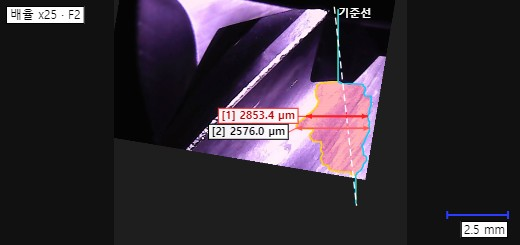
#> input picture test/data/req261002/rep_0.jpeg, 520 x 245 px
$ python -i label_mudestreda.py   (imports and definitions only)   (older library calls are emulated)
#> lines starting #> are read from the running program, lines starting #| are printed output that depends on the picture
"""Semi-automatic masks for Mudestreda tool images (1550x500 microscope, flank face on top, blurred background below).

Per column: cutting edge row = texture step (tool is textured, background is smooth), fitted by a robust line + local
refinement. Wear land (class 2) = contiguous band directly above the edge whose pixels deviate from the intact flank
statistics (bright worn land and the dark wear-boundary groove). Classes: 0 background, 1 tool, 2 flank wear.
Writes processed/{images,masks}/mud_<id>.png and a per-image json with the band stats; QA overlays separately.
  python label_mudestreda.py <root> [--limit N]
"""
import argparse, glob, json, os
import cv2, numpy as np


def local_std(g, k=9):
    g = g.astype(np.float32)
    m = cv2.blur(g, (k, k)); m2 = cv2.blur(g * g, (k, k))
    return np.sqrt(np.maximum(m2 - m * m, 0))


def edge_rows(img):
    g = cv2.cvtColor(img, cv2.COLOR_BGR2GRAY)
    s = local_std(g, 9)
    h, w = g.shape
    # background below the edge: low texture. Column score: rows where texture above/below differs most
    cs = np.cumsum(s, axis=0)
    rows = np.arange(20, h - 20)
    e = np.zeros(w, np.float32)
    for x0 in range(0, w, 8):
        col = s[:, x0:x0 + 8].mean(1)
        c = np.cumsum(col)
        above = (c[rows] - c[rows - 20]) / 20
        below = (c[rows + 20] - c[rows]) / 20
        score = above - below
        e[x0:x0 + 8] = rows[np.argmax(score)]
    # robust line fit (edge is straight in these images)
    xs = np.arange(w)
    good = np.ones(w, bool)
    for _ in range(5):
        p = np.polyfit(xs[good], e[good], 1)
        r = e - np.polyval(p, xs)
        good = np.abs(r) < max(4, 2.5 * np.median(np.abs(r[good])) + 1)
    line = np.polyval(p, xs)
    # local refinement: strongest vertical intensity gradient within +-6 px of the line (edge is a bright rim)
    gy = cv2.Sobel(cv2.GaussianBlur(g, (5, 5), 0).astype(np.float32), cv2.CV_32F, 0, 1, ksize=5)
    ref = np.zeros(w, np.float32)
    for x in range(w):
        y0 = int(round(line[x])); a, b = max(0, y0 - 6), min(h, y0 + 7)
        ref[x] = a + np.argmax(np.abs(gy[a:b, x]))
    ref = cv2.medianBlur(ref.reshape(1, -1).astype(np.float32), 5).ravel() if w > 5 else ref
    return line, ref, p


# [56 lines left out: function wear_band, not called in this run]


def wear_band_dp(img, edge, maxh=100, ref=(110, 200), step=4, lam=0.6, conf_thr=-1.6, gap_fill=320, aclip=4.0, local_ref=True):
    """v2: trace the wear-land upper boundary (dark groove / bright-land -> striated-flank step) as one smooth path by
    dynamic programming over columns, so the band does not stop where the groove fades.
    Returns (heights, uncertain): per-column band height in px, and a bool per column where wear is likely but the
    boundary is not confidently seen (-> label 255 = ignore instead of calling it intact tool)."""
    lab = cv2.cvtColor(img, cv2.COLOR_BGR2LAB).astype(np.float32)
    L = cv2.GaussianBlur(lab[..., 0], (3, 3), 0)
    h, w = L.shape
    ys = []; mus = np.full(w, np.nan, np.float32)
    for x in range(0, w, 4):
        e = int(edge[x]); a, b = max(0, e - ref[1]), max(0, e - ref[0])
        if b > a: ys.append(L[a:b, x]); mus[x] = np.median(L[a:b, x])
    refv = np.concatenate(ys) if ys else L.ravel()
    mu, sd = np.median(refv), 1.4826 * np.median(np.abs(refv - np.median(refv))) + 1e-3
    if local_ref:
        # illumination drifts along the edge: per-column flank level (running median over ~200 px) instead of one value
        xs_ = np.flatnonzero(~np.isnan(mus))
        mcol = np.interp(np.arange(w), xs_, mus[xs_])
        k = 101; pad = np.pad(mcol, k // 2, mode='edge')
        mu = np.array([np.median(pad[i:i + k]) for i in range(0, w)], np.float32)[None, :]
    Lx = cv2.blur(L, (25, 1))
    zx = (Lx - mu) / sd
    # anomaly = |deviation| from the intact striated flank (dark groove or bright/brown land); the edge rim and the
    # background (rows below edge-3) are zeroed so the rim cannot pose as a land. Boundary = anomalous below, normal above.
    A = np.clip(np.abs(zx), 0, aclip)
    A[np.arange(h)[:, None] > (edge[None, :] - 3)] = 0
    k = np.ones((8, 1), np.float32) / 8
    Abelow = cv2.filter2D(A, -1, k, anchor=(0, 0), borderType=cv2.BORDER_CONSTANT)   # mean over rows y..y+7
    Aabove = cv2.filter2D(A, -1, k, anchor=(0, 7), borderType=cv2.BORDER_CONSTANT)   # mean over rows y-7..y
    xs = np.arange(0, w, step)
    ds = np.arange(6, maxh)
    C = np.full((len(xs), len(ds)), 5.0, np.float32)
    for i, x in enumerate(xs):
        e = int(round(edge[x])); yy = e - ds
        ok = (yy >= 4) & (yy < h - 4)
        C[i, ok] = -(Abelow[yy[ok] + 1, x] - Aabove[yy[ok] - 1, x])
    # DP with |dd| <= 3 states per step, linear penalty
    n, m = C.shape
    acc = C[0].copy(); bp = np.zeros((n, m), np.int16)
    for i in range(1, n):
        best = np.full(m, np.inf, np.float32); arg = np.zeros(m, np.int16)
        for dd in range(-3, 4):
            sh = np.full(m, np.inf, np.float32)
            if dd >= 0: sh[dd:] = acc[:m - dd]
            else: sh[:dd] = acc[-dd:]
            sh = sh + lam * abs(dd)
            better = sh < best; best[better] = sh[better]; arg[better] = (np.arange(m) - dd)[better]
        acc = best + C[i]; bp[i] = arg
    path = np.zeros(n, np.int32); path[-1] = int(np.argmin(acc))
    for i in range(n - 1, 0, -1): path[i - 1] = bp[i, path[i]]
    cost = C[np.arange(n), path]
    conf = np.convolve(cost, np.ones(15) / 15, mode='same')      # ~60 px window
    good = conf < conf_thr
    hd = ds[path].astype(np.float32)
    # runs of confident columns; fill short low-confidence gaps between confident runs
    on = good.copy(); gmax = gap_fill // step
    idx = np.flatnonzero(on)
    if len(idx):
        for a_, b_ in zip(idx[:-1], idx[1:]):
            if 1 < b_ - a_ <= gmax: on[a_:b_] = True
    # drop short isolated runs (< 60 px)
    i = 0
    while i < n:
        if on[i]:
            j = i
            while j < n and on[j]: j += 1
            if (j - i) * step < 60: on[i:j] = False
            i = j
        else: i += 1
    unc = np.zeros(n, bool)
    idx = np.flatnonzero(on)
    if len(idx):
        lo, hi = idx[0], idx[-1]
        # long gaps inside the worn span and the tail to the right border: wear likely, boundary unseen -> ignore
        inside = np.zeros(n, bool); inside[lo:hi + 1] = True
        unc = inside & ~on
        tail = np.arange(n) > hi
        # wear runs along the engaged edge to the image border; its boundary there is unseen -> whole tail ignored,
        # at least as high as the typical confident land so no worn pixel is left labelled as intact tool
        if tail.any() and (n - hi) * step > 40: unc |= tail
        hd = np.where(unc, np.maximum(hd, np.median(hd[on]) + 4), hd)
    hts = np.where(on | unc, hd, 0)
    heights = np.interp(np.arange(w), xs, hts).astype(np.float32)
    uncertain = np.interp(np.arange(w), xs, unc.astype(np.float32)) > 0.5
    known = np.interp(np.arange(w), xs, on.astype(np.float32)) > 0.5
    heights[~(known | uncertain)] = 0
    heights[:40] = 0; heights[-8:] = 0; uncertain[:40] = False
    return heights, uncertain


# [19 lines left out: function adhesion, not called in this run]


# Manual QA 2026-09-29 (worker-data3, zoomed edge strips of every image):
# DROP = the traced band misses visible wear or covers a glint/chip -> not used; BREAKAGE = the band is a fractured edge
# (large chip), so it is class 3, not flank wear.
DROP = {'T3R13B1', 'T4R14B4', 'T5R11B2', 'T5R12B4', 'T7R6B2', 'T9R6B3', 'T9R13B3', 'T9R13B4'}
BREAKAGE = {'T8R13B1', 'T8R13B2', 'T8R13B3', 'T8R13B4'}


# [8 lines left out: function state_labels, not called in this run]


def label(path, state=''):
#> called with path = '../../test/data/req261002/rep_0.jpeg', state = ''
    img = cv2.imread(path)
#> img is the input picture: shape (245, 520, 3); mean B, G, R 52, 43.4, 51.2
    h, w = img.shape[:2]
#> h = 245; w = 520
    line, edge, p = edge_rows(img)
#> in local_std, `m = cv2.blur(g, (k, k))`:
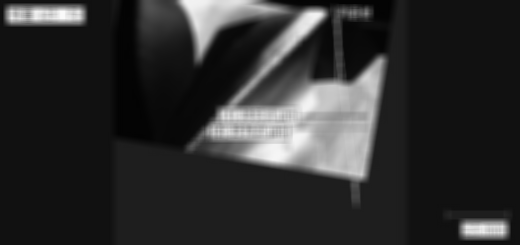
#> m: shape (245, 520) float32; min 3.79, max 250.8, mean 46.7
#> in local_std, `m2 = cv2.blur(g * g, (k, k))`:
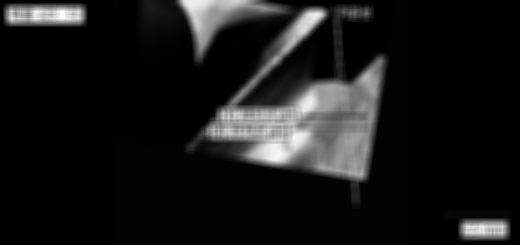
#> m2: shape (245, 520) float32; min 14.96, max 63342.1, mean 6255.6; drawn with min black and max white
#> in local_std, `return np.sqrt(np.maximum(m2 - m * m, 0))`:
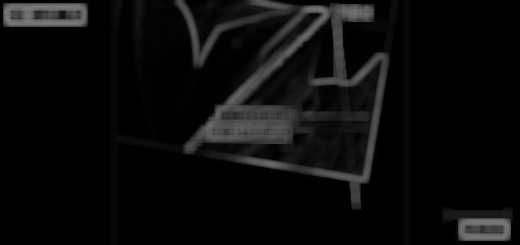
#> returned value: shape (245, 520) float32; min 0, max 121, mean 11.3
#> in edge_rows, `cs = np.cumsum(s, axis=0)`:
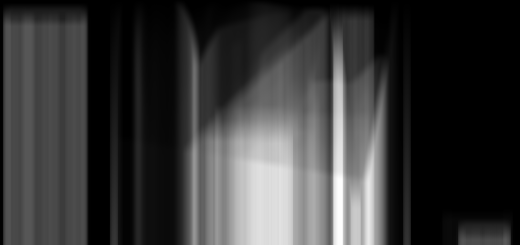
#> cs: shape (245, 520) float32; min 0, max 7757.4, mean 1721.9; drawn with min black and max white
#> after the loop in edge_rows, `for x0 in range(0, w, 8):`: e = 520 values, max 224 at index 432, min 20 at index 96, mean 77
#> in edge_rows, `line = np.polyval(p, xs)`: line = 520 values from 66.2 to 87.8
#> in edge_rows, `gy = cv2.Sobel(cv2.GaussianBlur(g, (5, 5), 0).astype(np.float32), cv2...`:
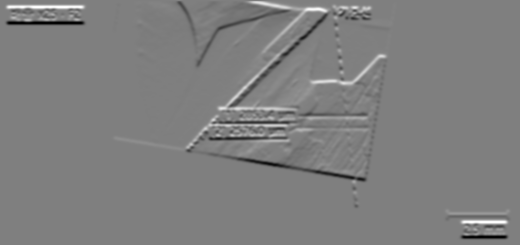
#> gy: shape (245, 520) float32; min -8554, max 8548, mean -12.7; drawn with min black and max white
#> the loop in edge_rows, `for x in range(w):` made 520 passes
#> (y0, a, b) on passes 1 to 3: (66, 60, 73), (66, 60, 73), (66, 60, 73)
#> after the loop in edge_rows, `for x in range(w):`: ref = 520 values, max 88 at index 371, min 60 at index 0, mean 74.19
#> in edge_rows, `ref = cv2.medianBlur(ref.reshape(1, -1).astype(np.float32), 5).ravel()..`: ref = 520 values, max 87 at index 369, min 60 at index 0, mean 74.17
#> line = 520 values from 66.2 to 87.8; edge has the same summary as ref in edge_rows; p = [0.0416, 66.2]
    hts, unc = wear_band_dp(img, edge)
#> in wear_band_dp, `lab = cv2.cvtColor(img, cv2.COLOR_BGR2LAB).astype(np.float32)`:
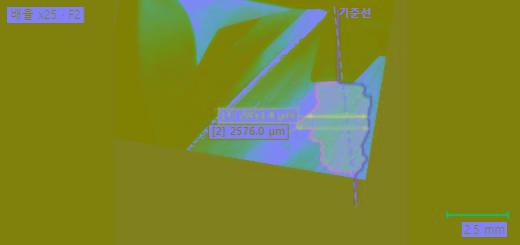
#> lab: shape (245, 520, 3) float32; mean B, G, R 44.3, 132.8, 124.6
#> in wear_band_dp, `L = cv2.GaussianBlur(lab[..., 0], (3, 3), 0)`:
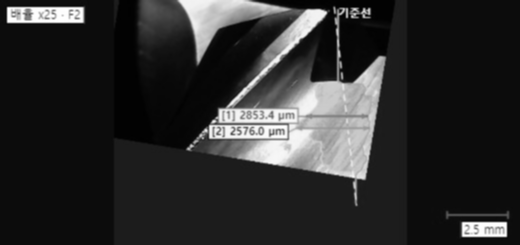
#> L: shape (245, 520) float32; min 1.5, max 255, mean 44.3
#> the loop in wear_band_dp, `for x in range(0, w, 4):` made 130 passes
#> e on passes 1 to 12: 60, 60, 61, 61, 61, 61, 61, 61, 62, 62, 62, 62
#> after the loop in wear_band_dp, `for x in range(0, w, 4):`: ys = []
#> in wear_band_dp, `mu, sd = np.median(refv), 1.4826 * np.median(np.abs(refv - np.median(r..`: mu = 12; sd = 8.62
#> in wear_band_dp, `xs_ = np.flatnonzero(~np.isnan(mus))`: xs_ = empty array
    m = np.zeros((h, w), np.uint8)
    yy = np.arange(h)[:, None]
    m[yy <= edge[None, :]] = 1
    band = (yy <= edge[None, :]) & (yy > edge[None, :] - hts[None, :])
    m[band & ~unc[None, :]] = 2
    m = adhesion(img, edge, m)
    # adhesion only on the engaged (worn) span of the edge: blobs on the corner/chamfer left of it are glare or dirt
    eng = np.flatnonzero((hts > 0) | unc)
    keep = np.zeros(w, bool)
    if len(eng): keep[max(0, eng[0] - 20):] = True
    m[(m == 4) & ~keep[None, :]] = 1
    m[band & unc[None, :] & (m != 4)] = 255
    # band height collapsing next to a much taller land (faint continuation of heavy wear): the zone between the thin
    # band and the local land height is ambiguous -> ignore rather than 'intact tool'
    hk = np.where(unc, 0, hts).astype(np.float32)
    env = cv2.dilate(hk.reshape(1, -1), np.ones((1, 601), np.uint8)).ravel()
    kn = np.flatnonzero(hk > 0)
    drop = (env > 0) & (hts < 0.6 * env) & (np.arange(w) >= (kn[0] if len(kn) else w))
    amb = (yy <= edge[None, :]) & (yy > edge[None, :] - env[None, :]) & drop[None, :] & (m == 1)
    m[amb] = 255
    if state in ('used', 'dulled') and ((hts > 0) & ~unc).mean() < 0.15:
        # worn tool but no land traced (chipped / diffuse edge): do not teach 'intact tool' there -> ignore the edge zone
        zone = (yy <= edge[None, :]) & (yy > edge[None, :] - 45) & (m == 1)
        zone[:, :40] = False
        m[zone] = 255
    return img, m, dict(adhesionPx=int((m == 4).sum()), edgeSlope=float(p[0]), edgeRowMean=float(edge.mean()), wearFrac=float(((hts > 0) & ~unc).mean()), ignorePx=int((m == 255).sum()), wearPx=int((m == 2).sum()),
                        vbPxMax=float(hts.max()), vbPxMean=float(hts[hts > 0].mean()) if (hts > 0).any() else 0.0)


# [22 lines not run here, left out]

#> (the run stopped early here; a loop or call above may not have finished)

$ run again, on test/data/req261002/rep_2.jpeg
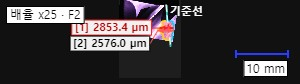
#> input picture test/data/req261002/rep_2.jpeg, 300 x 84 px
#> in label, img is the input picture: shape (84, 300, 3); mean B, G, R 57.4, 55, 58.9
#> after the loop in edge_rows, `for x0 in range(0, w, 8):`: e = 300 values, max 63 at index 224, min 20 at index 184, mean 35.88
#> in edge_rows, `line = np.polyval(p, xs)`: line = 300 values, max 40.98 at index 0, min 30.78 at index 299, mean 35.88
#> in edge_rows, `gy = cv2.Sobel(cv2.GaussianBlur(g, (5, 5), 0).astype(np.float32), cv2...`:
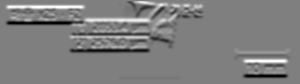
#> gy: shape (84, 300) float32; min -8554, max 8548, mean -9.3; drawn with min black and max white
#> the loop in edge_rows, `for x in range(w):` made 300 passes
#> (y0, a, b) on passes 1 to 3: (41, 35, 48), (41, 35, 48), (41, 35, 48)
#> after the loop in edge_rows, `for x in range(w):`: ref = 300 values, max 41 at index 167, min 25 at index 278, mean 31.83
#> in edge_rows, `ref = cv2.medianBlur(ref.reshape(1, -1).astype(np.float32), 5).ravel()..`: ref = 300 values, max 41 at index 167, min 25 at index 278, mean 31.8
#> in label, `line, edge, p = edge_rows(img)`: edge has the same summary as ref in edge_rows; p = [-0.0341, 40.98]
#> in wear_band_dp, `L = cv2.GaussianBlur(lab[..., 0], (3, 3), 0)`:
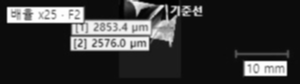
#> L: shape (84, 300) float32; min 1.62, max 255, mean 53.9
#> the loop in wear_band_dp, `for x in range(0, w, 4):` made 75 passes
#> e on passes 1 to 8: 35, 35, 35, 35, 34, 34, 34, 34
#> after the loop in wear_band_dp, `for x in range(0, w, 4):`: ys = []
#> mu = 12; sd = 0.001
#> xs_ = empty array

$ run again, on test/data/req261002/rep_4.jpeg
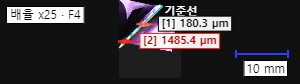
#> input picture test/data/req261002/rep_4.jpeg, 300 x 84 px
#> in label, img is the input picture: shape (84, 300, 3); mean B, G, R 57.1, 54.3, 58.5
#> after the loop in edge_rows, `for x0 in range(0, w, 8):`: e = 300 values, max 63 at index 296, min 20 at index 96, mean 35.93
#> in edge_rows, `line = np.polyval(p, xs)`: line = 300 values from 33.55 to 38.31
#> after the loop in edge_rows, `for x in range(w):`: ref = 300 values, max 42 at index 170, min 28 at index 0, mean 31.03
#> in edge_rows, `ref = cv2.medianBlur(ref.reshape(1, -1).astype(np.float32), 5).ravel()..`: ref = 300 values, max 39 at index 114, min 28 at index 0, mean 30.97
#> in label, `line, edge, p = edge_rows(img)`: line = 300 values from 33.55 to 38.31; edge has the same summary as ref in edge_rows; p = [0.0159, 33.55]
#> in wear_band_dp, `L = cv2.GaussianBlur(lab[..., 0], (3, 3), 0)`:
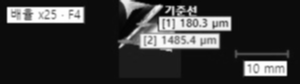
#> L: shape (84, 300) float32; min 2.12, max 255, mean 53.3
#> the loop in wear_band_dp, `for x in range(0, w, 4):` made 75 passes
#> e on passes 1 to 8: 28, 28, 28, 28, 28, 28, 28, 28
#> after the loop in wear_band_dp, `for x in range(0, w, 4):`: ys = []
#> mu = 12; sd = 0.0937
#> xs_ = empty array
